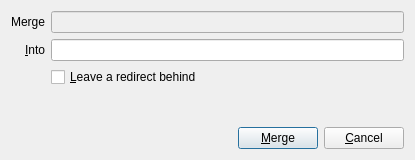
<?xml version="1.0" encoding="UTF-8"?>
<ui version="4.0">
 <class>Dialog</class>
 <widget class="QDialog" name="Dialog">
  <property name="geometry">
   <rect>
    <x>0</x>
    <y>0</y>
    <width>415</width>
    <height>160</height>
   </rect>
  </property>
  <property name="windowTitle">
   <string>Merge Entry</string>
  </property>
  <layout class="QHBoxLayout" name="horizontalLayout_2">
   <item>
    <layout class="QGridLayout" name="gridLayout">
     <item row="1" column="1">
      <widget class="QLineEdit" name="toBox"/>
     </item>
     <item row="1" column="0">
      <widget class="QLabel" name="label_2">
       <property name="text">
        <string>&amp;Into</string>
       </property>
       <property name="alignment">
        <set>Qt::AlignRight|Qt::AlignTrailing|Qt::AlignVCenter</set>
       </property>
       <property name="buddy">
        <cstring>toBox</cstring>
       </property>
      </widget>
     </item>
     <item row="4" column="1">
      <layout class="QHBoxLayout" name="horizontalLayout">
       <item>
        <spacer name="horizontalSpacer">
         <property name="orientation">
          <enum>Qt::Horizontal</enum>
         </property>
         <property name="sizeHint" stdset="0">
          <size>
           <width>40</width>
           <height>20</height>
          </size>
         </property>
        </spacer>
       </item>
       <item>
        <widget class="QPushButton" name="mergeButton">
         <property name="text">
          <string>&amp;Merge</string>
         </property>
        </widget>
       </item>
       <item>
        <widget class="QPushButton" name="cancelButton">
         <property name="text">
          <string>&amp;Cancel</string>
         </property>
        </widget>
       </item>
      </layout>
     </item>
     <item row="0" column="0">
      <widget class="QLabel" name="label">
       <property name="text">
        <string>Merge</string>
       </property>
       <property name="alignment">
        <set>Qt::AlignRight|Qt::AlignTrailing|Qt::AlignVCenter</set>
       </property>
       <property name="buddy">
        <cstring>fromBox</cstring>
       </property>
      </widget>
     </item>
     <item row="0" column="1">
      <widget class="QLineEdit" name="fromBox">
       <property name="enabled">
        <bool>false</bool>
       </property>
       <property name="readOnly">
        <bool>true</bool>
       </property>
      </widget>
     </item>
     <item row="3" column="1">
      <spacer name="verticalSpacer">
       <property name="orientation">
        <enum>Qt::Vertical</enum>
       </property>
       <property name="sizeHint" stdset="0">
        <size>
         <width>20</width>
         <height>40</height>
        </size>
       </property>
      </spacer>
     </item>
     <item row="2" column="1">
      <widget class="QCheckBox" name="leaveRedirectCheck">
       <property name="toolTip">
        <string>Convert the Merge entry into a redirect pointing to the Into entry.
If not selected, the Merge entry will be removed completely.</string>
       </property>
       <property name="text">
        <string>&amp;Leave a redirect behind</string>
       </property>
      </widget>
     </item>
    </layout>
   </item>
  </layout>
 </widget>
 <tabstops>
  <tabstop>fromBox</tabstop>
  <tabstop>toBox</tabstop>
  <tabstop>leaveRedirectCheck</tabstop>
  <tabstop>mergeButton</tabstop>
  <tabstop>cancelButton</tabstop>
 </tabstops>
 <resources/>
 <connections/>
</ui>
